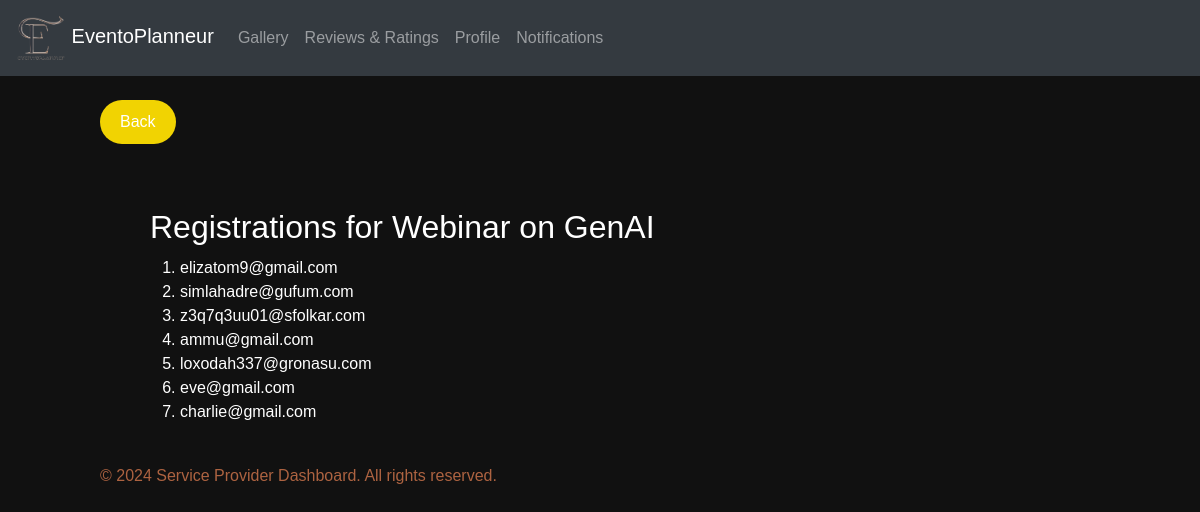
The page /display_registrations/79/ on the database its author committed.
### eventapp/models.py (models this page shows, shortened)
class Webinar(models.Model):
    EVENT_TYPE_CHOICES = [
    ('Online', 'Online'),
    ('Offline', 'Offline'),
]
    id = models.AutoField(primary_key=True)
    title = models.CharField(max_length=100)
    event_type = models.CharField(max_length=10, choices=EVENT_TYPE_CHOICES, default='offline')
    description = models.TextField()
    date = models.DateField(default=None, blank=True, null=True)
    start_time = models.TimeField(blank=True, null=True)
    end_time = models.TimeField(blank=True, null=True)
    location = models.CharField(max_length=200, blank=True, null=True)
    poster = models.URLField(blank=True, null=True)
    organizer_name = models.CharField(max_length=100)
    deadline = models.DateField(default=None, blank=True, null=True)
    fee = models.DecimalField(max_digits=10, decimal_places=2, blank=True, null=True)
    speakers = models.ManyToManyField(Speaker, blank=True)
    org_user=models.ForeignKey(CustomUser, on_delete=models.CASCADE,null=True,blank=True)
    livestream = models.URLField(blank=True, null=True)
    phone_number = models.CharField(max_length=15)
    max_participants = models.PositiveIntegerField(null=True,default=50)
    status = models.IntegerField(default=1,null=True,blank=True)
    certificate_status = models.IntegerField(default=0,null=True,blank=True)
    def get_registrations(self):
        return WebinarRegistration.objects.filter(webinar=self)

class WebinarRegistration(models.Model):
    user = models.ForeignKey(CustomUser, on_delete=models.CASCADE)
    webinar = models.ForeignKey(Webinar, on_delete=models.CASCADE)

class CustomUser(AbstractUser):
    username = None
    USERNAME_FIELD  = 'email'
    email = models.EmailField(unique=True)
    password = models.CharField(max_length=128)
    is_organizer = models.BooleanField(default=False)
    is_provider = models.BooleanField(default=False)
    is_attendee = models.BooleanField(default=False)
    is_verified = models.BooleanField(default=False)
    verification_token = models.CharField(max_length=100, blank=True, null=True)
    REQUIRED_FIELDS = []
    objects = CustomUserManager()

### eventapp/views.py (the view)
# urls.py: path('display_registrations/<int:webinar_id>/', views.display_registrations, name='display_registrations'),
def display_registrations(request, webinar_id):
    webinar = Webinar.objects.get(pk=webinar_id)
    registrations = webinar.get_registrations()
    return render(request, 'registration_list.html', {'webinar': webinar, 'registrations': registrations})

### templates/registration_list.html (shortened to what this page needs)
{% load static %}
<!DOCTYPE html>
<html lang="en">
<head>
  <link rel="stylesheet" href="https://maxcdn.bootstrapcdn.com/bootstrap/4.5.2/css/bootstrap.min.css">
  <link rel="stylesheet"type="text/css" href="{% static 'css/webinar.css' %}">
</head>
<body>
  <nav class="navbar navbar-expand-md bg-dark navbar-dark">
    <div class="containers">
      <a class="navbar-brand" href="{% url 'eventapp:orghome' %}">
        <img src="{% static 'images/Eventoplanneur.png' %}" alt="Logo" width="50"> EventoPlanneur
      </a>
      <div class="collapse navbar-collapse" id="navbarCollapse">
        <ul class="navbar-nav ml-auto">
          <li class="nav-item"><a class="nav-link" href="#gallery">Gallery</a></li>
          <li class="nav-item"><a class="nav-link" href="#reviews">Reviews & Ratings</a></li>
          <li class="nav-item"><a class="nav-link" href="{% url 'eventapp:org_profile' %}">Profile</a></li>
          <li class="nav-item"><a class="nav-link" href="#notifications">Notifications</a></li>
        </ul>
      </div>
    </div>
  </nav>
  <div style="margin-left:100px;margin-right:225px" ><br>
    <a class="btn2" onclick="goBack()" style="background-color: #F1D302; /* Yellow */
    border: none;
    color: white;
    padding: 10px 20px;
    text-align: center;
    text-decoration: none;
    display: inline-block;
    font-size: 16px;
    cursor: pointer;
    border-radius: 40px;">
    Back
</a>
<br><br>
    <div class="reg">
    {% block content %}
    <h2>Registrations for {{ webinar.title }}</h2>
    <ol>
        {% for registration in registrations %}
          <li>{{ registration.user.email }}</li>
        {% endfor %}
      </ol>
  {% endblock %}
    </div>
    <footer>
        <p>&copy; 2024 Service Provider Dashboard. All rights reserved.</p>
    </footer>
</body>
</html>

### static/css/webinar.css (style rules this page uses)
body { font-family: Arial, sans-serif; margin: 0; padding: 0; background-position: center; color: #ad6341; background-image: url("/static/images/bg.gif"); background-size: cover; }
.containers { display: flex; justify-content: space-between; text-align: right; }

### templates/registration_list.html (style rules this page uses)
:root { --gradient: linear-gradient(to left top, #DD2476 10%, #FF512F 90%) !important; }
body { background: #111 !important;; }
.reg { margin:40px; color:white; }
h2 { margin:10px; }

### rows shown on the page
Webinar: title "Webinar on GenAI"
WebinarRegistration: user.email "elizatom9@gmail.com"
WebinarRegistration: user.email "simlahadre@gufum.com"
WebinarRegistration: user.email "z3q7q3uu01@sfolkar.com"
WebinarRegistration: user.email "ammu@gmail.com"
WebinarRegistration: user.email "loxodah337@gronasu.com"
WebinarRegistration: user.email "eve@gmail.com"
WebinarRegistration: user.email "charlie@gmail.com"
